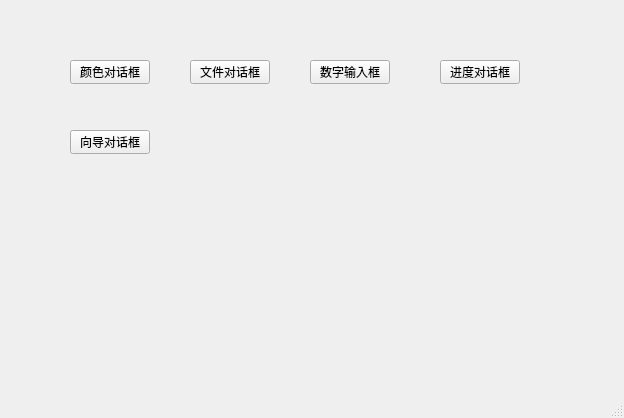
<?xml version="1.0" encoding="UTF-8"?>
<ui version="4.0">
 <class>MainWindow</class>
 <widget class="QMainWindow" name="MainWindow">
  <property name="geometry">
   <rect>
    <x>0</x>
    <y>0</y>
    <width>624</width>
    <height>418</height>
   </rect>
  </property>
  <property name="windowTitle">
   <string>MainWindow</string>
  </property>
  <widget class="QWidget" name="centralwidget">
   <widget class="QPushButton" name="pushButton">
    <property name="geometry">
     <rect>
      <x>70</x>
      <y>60</y>
      <width>80</width>
      <height>24</height>
     </rect>
    </property>
    <property name="text">
     <string>颜色对话框</string>
    </property>
   </widget>
   <widget class="QPushButton" name="pushButton_2">
    <property name="geometry">
     <rect>
      <x>190</x>
      <y>60</y>
      <width>80</width>
      <height>24</height>
     </rect>
    </property>
    <property name="text">
     <string>文件对话框</string>
    </property>
   </widget>
   <widget class="QPushButton" name="pushButton_3">
    <property name="geometry">
     <rect>
      <x>310</x>
      <y>60</y>
      <width>80</width>
      <height>24</height>
     </rect>
    </property>
    <property name="text">
     <string>数字输入框</string>
    </property>
   </widget>
   <widget class="QPushButton" name="pushButton_4">
    <property name="geometry">
     <rect>
      <x>440</x>
      <y>60</y>
      <width>80</width>
      <height>24</height>
     </rect>
    </property>
    <property name="text">
     <string>进度对话框</string>
    </property>
   </widget>
   <widget class="QPushButton" name="pushButton_5">
    <property name="geometry">
     <rect>
      <x>70</x>
      <y>130</y>
      <width>80</width>
      <height>24</height>
     </rect>
    </property>
    <property name="text">
     <string>向导对话框</string>
    </property>
   </widget>
  </widget>
  <widget class="QMenuBar" name="menubar">
   <property name="geometry">
    <rect>
     <x>0</x>
     <y>0</y>
     <width>624</width>
     <height>21</height>
    </rect>
   </property>
  </widget>
  <widget class="QStatusBar" name="statusbar"/>
 </widget>
 <resources/>
 <connections/>
</ui>
